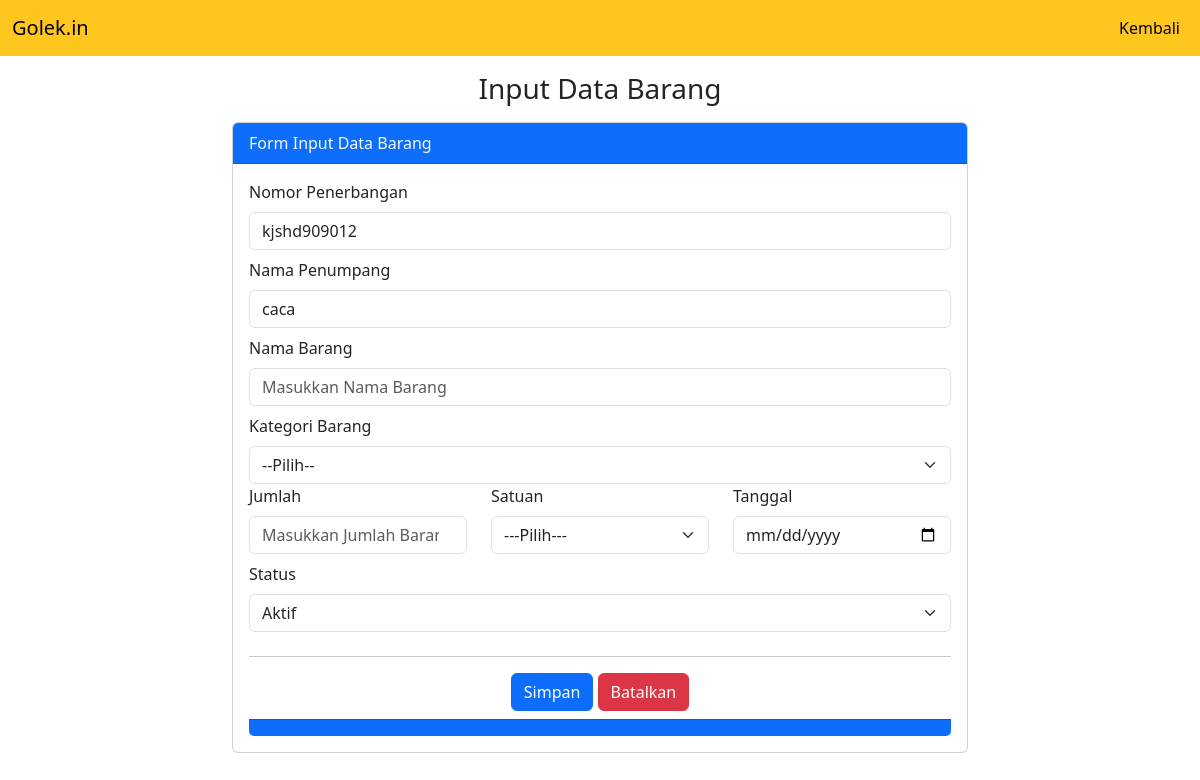
/edit-data-suspek.php?id=24 (signed in), run on an earlier commit of the app's database.
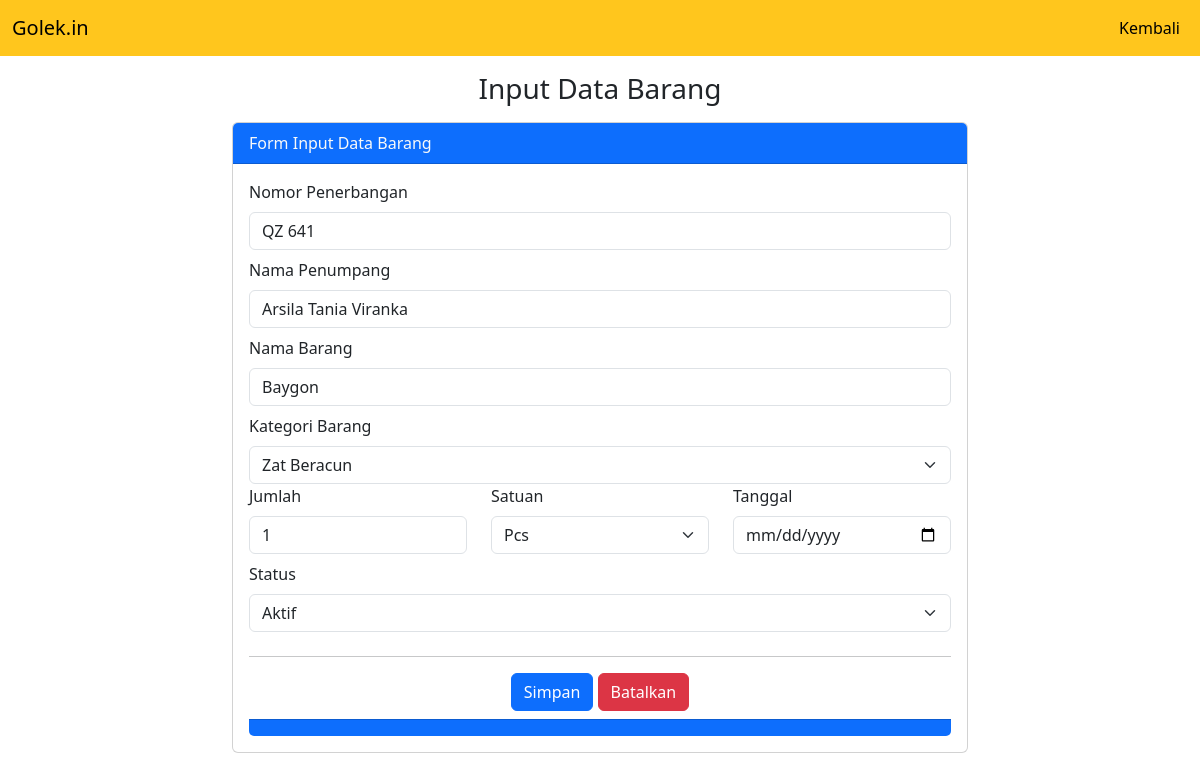
And on a later commit of the database.
### tables this page shows
CREATE TABLE `tb_suspek` (
  `id_suspek` int(11) NOT NULL,
  `nomor_penerbangan` varchar(100) NOT NULL,
  `nama_penumpang` varchar(100) NOT NULL,
  `nama_barang` varchar(100) NOT NULL,
  `kategori_barang` varchar(100) NOT NULL,
  `jumlah` varchar(11) NOT NULL,
  `satuan` varchar(100) NOT NULL,
  `tanggal` date NOT NULL DEFAULT current_timestamp(),
  `tanggal_simpan` timestamp NOT NULL DEFAULT current_timestamp() ON UPDATE current_timestamp(),
  `status` varchar(100) NOT NULL
);

### edit-data-suspek.php (the view, shortened to what the changed rows need)
<?php
        include 'db.php';
        $barang = mysqli_query($conn, "SELECT * FROM tb_suspek WHERE id_suspek = '".$_GET['id']."' ");
        $b = mysqli_fetch_assoc($barang);
?>
<!doctype html>
<html lang="en">
  <head>
    <link href="https://cdn.jsdelivr.net/npm/bootstrap@5.3.0-alpha2/dist/css/bootstrap.min.css" rel="stylesheet">
  </head>
  <body>
    <div class="container">
        <div class="row">
            <div class="col-md-8 mx-auto">
                <div class="card">
                    <div class="card-body">
                        <form method="post">
                            <div class="mb-2">
                                <label class="form-label">Nomor Penerbangan</label>
                                <input type="text" name="nama" class="form-control" placeholder="Masukkan Nomor Penerbangan" value="<?php echo $b['nomor_penerbangan'] ?>" required>
                            </div>
                            <div class="mb-2">
                                <label class="form-label">Nama Penumpang</label>
                                <input type="text" name="tnamap" class="form-control" placeholder="Masukkan Nama Penumpang" value="<?php echo $b['nama_penumpang'] ?>" required>
                            </div>
                            <div class="mb-2">
                                <label class="form-label">Nama Barang</label>
                                <input type="text" name="tnamab" class="form-control" placeholder="Masukkan Nama Barang" value="<?php echo $b['nama_barang'] ?>" required>
                            </div>
                            <div class="mb-2">
                                <label class="form-label">Kategori Barang</label>
                                <select class="form-select" name="tkategoribarang" required>
                                <?php $kategori_barang = $b['kategori_barang']; ?>
                                <option value="">--Pilih--</option>
                                    <option value="Zat Beracun" <?php echo ($kategori_barang == 'Zat Beracun') ? "selected": "" ?>>Zat Beracun</option>
                                </select>
                            <div class="row">
                            <div class="col">
                                <div class="mb-2">
                                <label class="form-label">Jumlah</label>
                                <input type="number" name="tjumlah" class="form-control" placeholder="Masukkan Jumlah Barang" value="<?php echo $b['jumlah'] ?>" required>
                                </div>
                            </div>
                            <div class="col">
                            <div class="mb-2">
                                <label class="form-label">Satuan</label>
                                <select class="form-select" name="tsatuan" required>
                                <?php $satuan = $b['satuan']; ?>
                                    <option value="">---Pilih---</option>
                                    <option value="Pcs" <?php echo ($satuan == 'Pcs') ? "selected": "" ?>>Pcs</option>
                                </select>
                            </div>
                            </div>
                            <div class="col">
                            </div>
                            <div class="mb-2">
                                <label class="form-label">Status</label>
                                <select class="form-select" name="tstatus" required>
                                <?php $status = $b['status']; ?>
                                    <option <?php echo ($status == 'Aktif') ? "selected": "" ?>>Aktif</option>
                                            </select>
                            </div>
                        <div class="text-center">
                        </div>
                        </div>
                        </form>
                    </div>
                </div>
            </div>
        </div>
     </div>
  </body>
</html>

What changed in the data, as far as the page shows it:
changed tb_suspek "Aktif": nama "kjshd909012" → "QZ 641"; tnamap "caca" → "Arsila Tania Viranka"; tnamab (not shown) → "Baygon"; tkategoribarang (not shown) → "Zat Beracun"; tjumlah (not shown) → "1"; tsatuan (not shown) → "Pcs"
Also different on the page:
form field tkategoribarang: "--Pilih--" → (not shown)
form field tsatuan: "---Pilih---" → (not shown)
